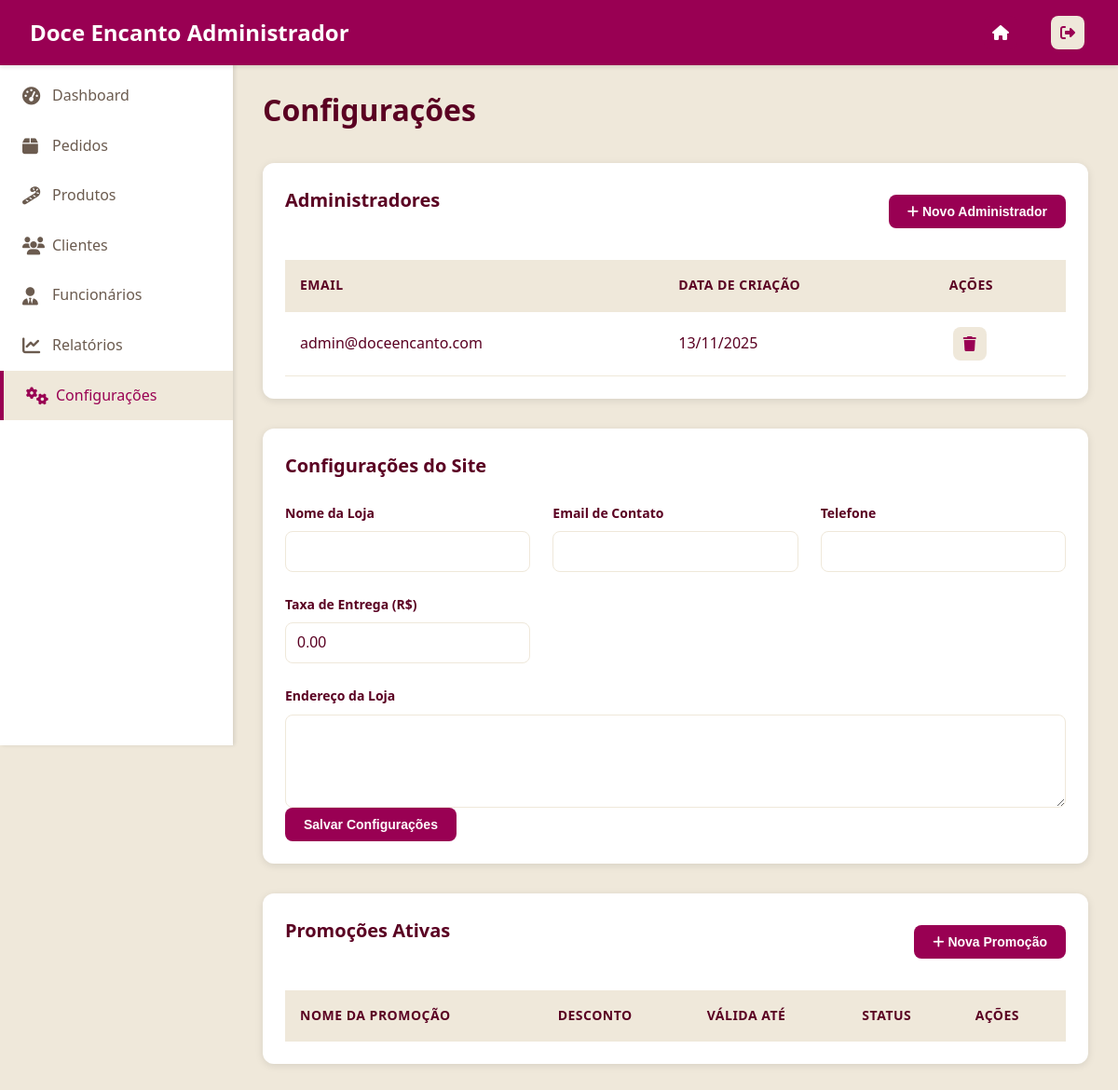
The app's page /configuracoes.php, older data.
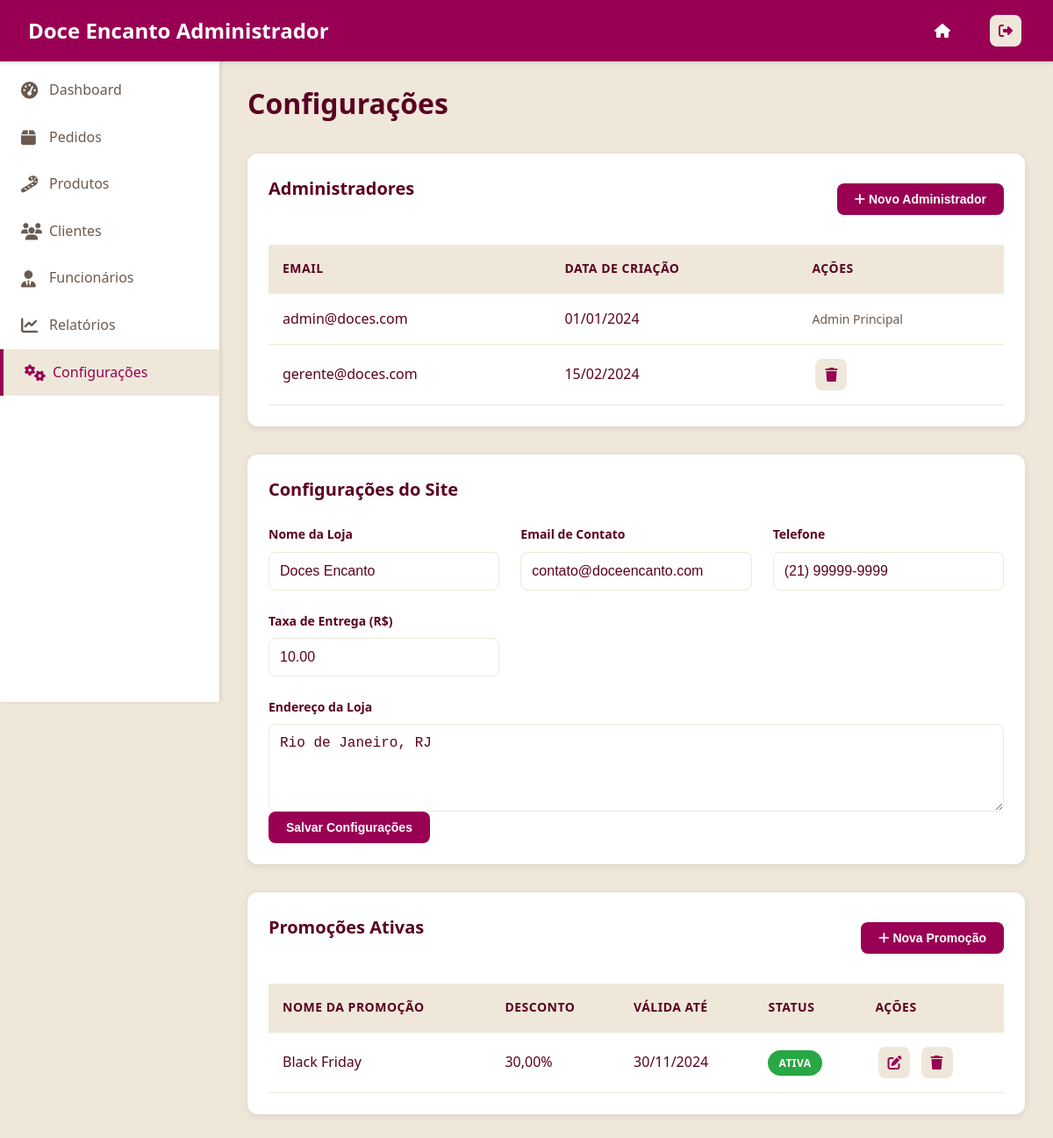
The same page, newer data.
### tables this page shows
CREATE TABLE IF NOT EXISTS usuarios (
    id INT AUTO_INCREMENT PRIMARY KEY,
    nome VARCHAR(100) NOT NULL,
    email VARCHAR(100) NOT NULL UNIQUE,
    celular VARCHAR(15),
    dataNascimento DATE,
    senha_hash VARCHAR(255) NOT NULL,
    isAdmin BOOLEAN DEFAULT FALSE,
    data_cadastro TIMESTAMP DEFAULT CURRENT_TIMESTAMP
);

CREATE TABLE IF NOT EXISTS promocoes (
    id INT AUTO_INCREMENT PRIMARY KEY,
    nome VARCHAR(100) NOT NULL,
    desconto DECIMAL(5, 2) NOT NULL, 
    data_inicio DATE NOT NULL,
    data_termino DATE NOT NULL,
    status ENUM('Ativa', 'Inativa') DEFAULT 'Ativa'
);

### configuracoes.php (the view, shortened to what this page needs)
<?php
include 'db_config.php';
$config = [];
$sql_config = "SELECT chave, valor FROM configuracoes";
if ($result = $conn->query($sql_config)) {
    while ($row = $result->fetch_assoc()) {
        $config[$row['chave']] = $row['valor'];
    }
}
$promocoes = [];
$sql_promocoes = "SELECT id, nome, desconto, data_termino, status FROM promocoes ORDER BY id DESC";
if ($result = $conn->query($sql_promocoes)) {
    while ($row = $result->fetch_assoc()) {
        $promocoes[] = $row;
    }
}
$admins = [];
$sql_admins = "SELECT id, email, data_cadastro, isAdmin FROM usuarios WHERE isAdmin = TRUE ORDER BY data_cadastro";
if ($result = $conn->query($sql_admins)) {
    while ($row = $result->fetch_assoc()) {
        $admins[] = $row;
    }
}
?>
<!DOCTYPE html>
<html lang="pt-BR">
<head>
    <link rel="stylesheet" href="admin.css">
    <link rel="stylesheet" href="https://cdnjs.cloudflare.com/ajax/libs/font-awesome/6.4.0/css/all.min.css">
</head>
<body>
    <?php include 'components/header-adm.php'; ?>
    <?php include 'components/sidebar.php'; ?>
    <main class="main-content">
        <div class="dashboard-header">
            <h1>Configurações</h1>
        </div>
        <div class="chart-card" style="margin-bottom: 2rem;">
            <div class="section-header">
                <h2>Administradores</h2>
                <button class="btn-primary" onclick="openAdminModal()">
                    <i class="fas fa-plus"></i> Novo Administrador
                </button>
            </div>
            <div class="table-responsive">
                <table class="data-table">
                    <thead>
                        <tr>
                            <th>Email</th>
                            <th>Data de Criação</th>
                            <th>Ações</th>
                        </tr>
                    </thead>
                    <tbody>
                        <?php foreach ($admins as $a): ?>
                            <tr>
                                <td><?php echo htmlspecialchars($a['email']); ?></td>
                                <td><?php echo date('d/m/Y', strtotime($a['data_cadastro'])); ?></td>
                                <td>
                                    <?php if ($a['email'] === 'admin@doces.com'): ?>
                                        <span style="color: var(--text-light); font-size: 0.875rem;">Admin Principal</span>
                                    <?php else: ?>
                                        <a href="#" onclick="deleteAdmin(<?php echo $a['id']; ?>)" class="btn-icon"><i
                                                class="fas fa-trash"></i></a>
                                    <?php endif; ?>
                                </td>
                            </tr>
                        <?php endforeach; ?>
                    </tbody>
                </table>
            </div>
        </div>
        <div class="chart-card" style="margin-bottom: 2rem;">
            <h2>Configurações do Site</h2>
            <form id="siteConfigForm">
                <div class="form-grid">
                    <div class="form-group">
                        <label>Nome da Loja</label>
                        <input type="text" name="store_name"
                            value="<?php echo htmlspecialchars($config['store_name'] ?? ''); ?>">
                    </div>
                    <div class="form-group">
                        <label>Email de Contato</label>
                        <input type="email" name="contact_email"
                            value="<?php echo htmlspecialchars($config['contact_email'] ?? ''); ?>">
                    </div>
                    <div class="form-group">
                        <label>Telefone</label>
                        <input type="tel" name="phone" value="<?php echo htmlspecialchars($config['phone'] ?? ''); ?>">
                    </div>
                    <div class="form-group">
                        <label>Taxa de Entrega (R$)</label>
                        <input type="number" name="delivery_fee"
                            value="<?php echo htmlspecialchars($config['delivery_fee'] ?? '0.00'); ?>" step="0.01">
                    </div>
                </div>
                <div class="form-group">
                    <label>Endereço da Loja</label>
                    <textarea
                        name="store_address"><?php echo htmlspecialchars($config['store_address'] ?? ''); ?></textarea>
                </div>
                <button type="submit" class="btn-primary">Salvar Configurações</button>
            </form>
        </div>
        <div class="chart-card">
            <div class="section-header">
                <h2>Promoções Ativas</h2>
                <button class="btn-primary" onclick="openPromotionModal()">
                    <i class="fas fa-plus"></i> Nova Promoção
                </button>
            </div>
            <div class="table-responsive">
                <table class="data-table">
                    <thead>
                        <tr>
                            <th>Nome da Promoção</th>
                            <th>Desconto</th>
                            <th>Válida Até</th>
                            <th>Status</th>
                            <th>Ações</th>
                        </tr>
                    </thead>
                    <tbody>
                        <?php foreach ($promocoes as $promo): ?>
                            <tr>
                                <td><?php echo htmlspecialchars($promo['nome']); ?></td>
                                <td><?php echo htmlspecialchars(number_format($promo['desconto'], 2, ',', '.')) . '%'; ?>
                                </td>
                                <td><?php echo date('d/m/Y', strtotime($promo['data_termino'])); ?></td>
                                <td><span
                                        class="badge badge-<?php echo ($promo['status'] === 'Ativa' ? 'approved' : 'pending'); ?>"><?php echo htmlspecialchars($promo['status']); ?></span>
                                </td>
                                <td>
                                    <a href="#" onclick="editPromotion(<?php echo $promo['id']; ?>)" class="btn-icon"><i
                                            class="fas fa-edit"></i></a>
                                    <a href="#" onclick="deletePromotion(<?php echo $promo['id']; ?>)" class="btn-icon"><i
                                            class="fas fa-trash"></i></a>
                                </td>
                            </tr>
                        <?php endforeach; ?>
                    </tbody>
                </table>
            </div>
        </div>
    </main>
</body>
</html>

### components/header-adm.php
<header class="header">
    <h1>Doce Encanto Administrador</h1>
    <div class="header-actions">
        <a href="index.php" class="btn-icon" title="Ir para Página Inicial"
           style="background-color: var(--primary-color); color: white; margin-right: 1rem;">
            <i class="fas fa-home"></i>
        </a>
        <a href="logout.php" class="btn-icon" title="Sair"><i class="fas fa-sign-out-alt"></i></a>
    </div>
</header>

### components/sidebar.php
<aside class="admin-sidebar">
    <nav>
        <ul>
            <?php $current_page = basename($_SERVER['PHP_SELF']); ?>
            <li><a href="admin.php" class="<?php echo ($current_page == 'admin.php') ? 'active' : ''; ?>"><i
                        class="fas fa-tachometer-alt"></i> Dashboard</a></li>
            <li><a href="pedidos.php"
                    class="<?php echo ($current_page == 'pedidos.php' || $current_page == 'pedido-detalhe.php') ? 'active' : ''; ?>"><i
                        class="fas fa-box"></i> Pedidos</a></li>
            <li><a href="produtos.php" class="<?php echo ($current_page == 'produtos.php') ? 'active' : ''; ?>"><i
                        class="fas fa-candy-cane"></i> Produtos</a></li>
            <li><a href="clientes.php"
                    class="<?php echo ($current_page == 'clientes.php' || $current_page == 'cliente-detalhe.php') ? 'active' : ''; ?>"><i
                        class="fas fa-users"></i> Clientes</a></li>
            <li><a href="funcionarios.php"
                    class="<?php echo ($current_page == 'funcionarios.php') ? 'active' : ''; ?>"><i
                        class="fas fa-user-tie"></i> Funcionários</a></li>
            <li><a href="relatorios.php" class="<?php echo ($current_page == 'relatorios.php') ? 'active' : ''; ?>"><i
                        class="fas fa-chart-line"></i> Relatórios</a></li>
            <li><a href="configuracoes.php"
                    class="<?php echo ($current_page == 'configuracoes.php') ? 'active' : ''; ?>"><i
                        class="fas fa-cogs"></i> Configurações</a></li>
        </ul>
    </nav>
</aside>

### admin.css (style rules this page uses)
:root { --primary-color: #990053; --primary-dark: #5a0022; --primary-light: #990053; --secondary-color: #f4e4c1; --accent-color: #ddbb26; --text-dark: #5a0022; --text-light: #6b5b4f; --white: #ffffff; --light-bg: #efe8da; --border-color: #efe8da; }
* { margin: 0; padding: 0; box-sizing: border-box; }
body { font-family: "Segoe UI", Tahoma, Geneva, Verdana, sans-serif; background-color: var(--light-bg); color: var(--text-dark); line-height: 1.6; }
.header { background-color: var(--primary-color); color: var(--white); padding: 1rem 2rem; display: flex; justify-content: space-between; align-items: center; box-shadow: 0 2px 4px rgba(0, 0, 0, 0.1); position: fixed; top: 0; left: 0; right: 0; z-index: 100; }
.header h1 { font-size: 1.5rem; font-weight: 600; }
.header-actions { display: flex; gap: 1rem; align-items: center; }
.admin-sidebar { background-color: var(--white); width: 250px; height: calc(100vh - 60px); position: fixed; top: 60px; left: 0; overflow-y: auto; box-shadow: 2px 0 4px rgba(0, 0, 0, 0.1); padding: 1rem 0; }
.admin-sidebar nav ul { list-style: none; }
.admin-sidebar nav ul li a { display: flex; align-items: center; gap: 0.75rem; padding: 0.875rem 1.5rem; color: var(--text-light); text-decoration: none; transition: all 0.3s; }
.admin-sidebar nav ul li a:hover, .admin-sidebar nav ul li a.active { background-color: var(--light-bg); color: var(--primary-color); border-left: 4px solid var(--primary-color); }
.admin-sidebar nav ul li a i { font-size: 1.2rem; width: 20px; }
.main-content { margin-left: 250px; margin-top: 60px; padding: 2rem; min-height: calc(100vh - 60px); }
.dashboard-header { display: flex; justify-content: space-between; align-items: center; margin-bottom: 2rem; }
.dashboard-header h1 { color: var(--text-dark); font-size: 2rem; }
.chart-card { background-color: var(--white); padding: 1.5rem; border-radius: 12px; box-shadow: 0 2px 8px rgba(0, 0, 0, 0.1); }
.chart-card h2 { font-size: 1.25rem; margin-bottom: 1.5rem; color: var(--text-dark); }
.section-header { display: flex; justify-content: space-between; align-items: center; margin-bottom: 1.5rem; }
.section-header h2 { font-size: 1.25rem; color: var(--text-dark); }
.table-responsive { overflow-x: auto; }
.data-table { width: 100%; border-collapse: collapse; }
.data-table thead { background-color: var(--light-bg); }
.data-table th, .data-table td { padding: 1rem; text-align: left; border-bottom: 1px solid var(--border-color); }
.data-table th { font-weight: 600; color: var(--text-dark); font-size: 0.875rem; text-transform: uppercase; letter-spacing: 0.5px; }
.badge { padding: 0.375rem 0.75rem; border-radius: 20px; font-size: 0.75rem; font-weight: 600; text-transform: uppercase; letter-spacing: 0.5px; }
.badge-approved { background-color: #28a745; color: var(--white); }
.btn-primary, .btn-secondary, .btn-danger { padding: 0.625rem 1.25rem; border: none; border-radius: 8px; font-size: 0.875rem; font-weight: 600; cursor: pointer; text-decoration: none; display: inline-block; transition: all 0.3s; }
.btn-primary { background-color: var(--primary-color); color: var(--white); }
.btn-icon { width: 36px; height: 36px; border-radius: 8px; display: inline-flex; align-items: center; justify-content: center; background-color: var(--light-bg); color: var(--primary-color); text-decoration: none; transition: all 0.3s; margin: 0 0.25rem; }
.form-grid { display: grid; grid-template-columns: repeat(auto-fit, minmax(250px, 1fr)); gap: 1.5rem; margin-bottom: 1.5rem; }
.form-group { display: flex; flex-direction: column; gap: 0.5rem; }
.form-group label { font-weight: 600; color: var(--text-dark); font-size: 0.875rem; }
.form-group input, .form-group select, .form-group textarea { padding: 0.75rem; border: 1px solid var(--border-color); border-radius: 8px; font-size: 1rem; color: var(--text-dark); background-color: var(--white); }
.form-group textarea { resize: vertical; min-height: 100px; }

Row changes from the older to the newer data that the page shows:
changed usuarios: email "admin@doceencanto.com" → "admin@doces.com"; data_cadastro "13/11/2025" → "01/01/2024"; now shows "Admin Principal"
added usuarios: email "gerente@doces.com", data_cadastro "15/02/2024"
added promocoes: nome "Black Friday", desconto "30,00", data_termino "30/11/2024", status "ATIVA"
Text that changed along with them:
form field store_name: (not shown) → "Doces Encanto"
form field contact_email: (not shown) → "contato@doceencanto.com"
form field phone: (not shown) → "(21) 99999-9999"
form field delivery_fee: "0.00" → "10.00"
form field store_address: (not shown) → "Rio de Janeiro, RJ"
